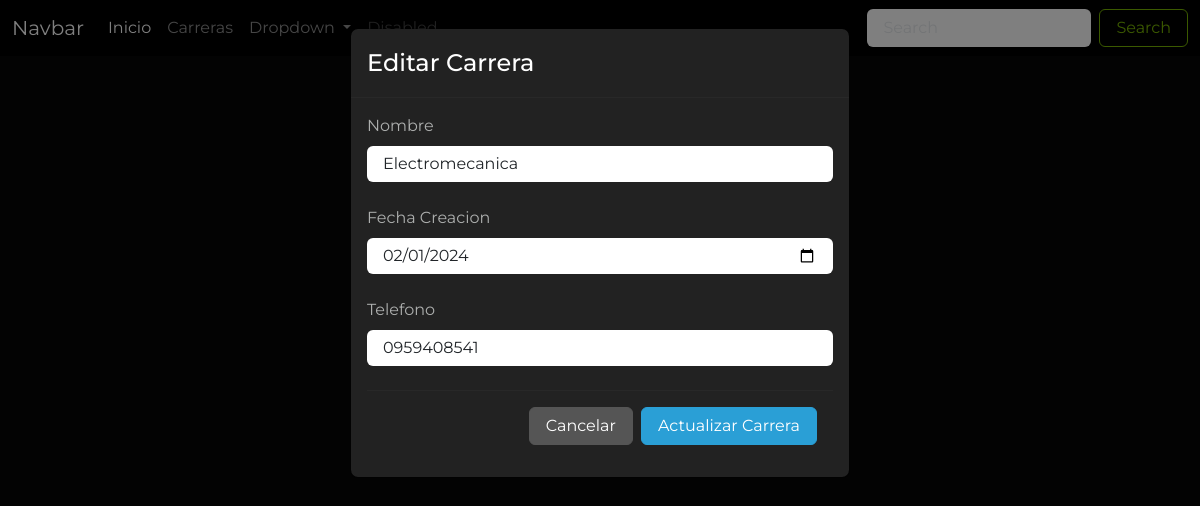
/editar_carrera/4, run on the app's committed database.
### Aplicaciones/Educacion/models.py (models this page shows, shortened)
class Carrera(models.Model):
    id_car=models.AutoField(primary_key=True)
    nombre_car=models.CharField(max_length=50)
    fecha_creacion_car=models.DateField()
    telefono_car=models.CharField(max_length=10)

### Aplicaciones/Educacion/views.py (the view)
# urls.py: path('editar_carrera/<id>', views.editar_carrera, name="editar_carrera"),
def editar_carrera(request, id):
    carreraDb = Carrera.objects.get(id_car=id)
    return render(request, 'editar_carrera.html', {
      "carrera": carreraDb
    })

### Aplicaciones/Educacion/templates/editar_carrera.html (shortened to what this page needs)
{% extends 'plantilla.html' %} {% load static %}  {% block contenido %}
<div class="container">
  <h1 class="mt-4 text-center">Editar Carrera</h1>
</div>
<div
  class="modal fade"
  id="exampleModal"
  tabindex="-1"
  aria-labelledby="exampleModalLabel"
  aria-hidden="true"
  data-bs-backdrop="static"
>
  <div class="modal-dialog">
    <div class="modal-content">
      <div class="modal-header">
        <h1 class="modal-title fs-5" id="exampleModalLabel">Editar Carrera</h1>
      </div>
      <div class="modal-body">
        <form action="{% url 'procesar_editar_carrera' %}" method="post">
          <div class="mb-4">
            <label for="" class="form-label">Nombre</label>
            <input
              type="text"
              placeholder="Sistemas de Informacion"
              id="nombre_car"
              name="nombre_car"
              required
              class="form-control"
              value="{{carrera.nombre_car}}"
            />
          </div>
          <div class="mb-4">
            <label for="" class="form-label">Fecha Creacion</label>
            <input
              type="date"
              id="fecha_creacion_car"
              name="fecha_creacion_car"
              required
              class="form-control"
              value="{{carrera.fecha_creacion_car|date:'Y-m-d'}}"
            />
          </div>
          <div class="mb-4">
            <label for="" class="form-label">Telefono</label>
            <input
              type="text"
              placeholder="0945879541"
              id="telefono_car"
              name="telefono_car"
              required
              class="form-control"
              value="{{carrera.telefono_car}}"
            />
          </div>
          <div class="modal-footer">
            <a
              href="{% url 'carreras' %}"
              type="button"
              class="btn btn-secondary"
            >
              Cancelar
            </a>
            <button type="submit" class="btn btn-primary">
              Actualizar Carrera
            </button>
          </div>
        </form>
      </div>
    </div>
  </div>
</div>
{% endblock contenido %}

### universidad/static/css/styles.css (style rules this page uses)
body { font-family: "Montserrat", sans-serif !important; font-optical-sizing: auto; font-style: normal; }

### data on the page
Carrera: nombre_car "Electromecanica", fecha_creacion_car "02/01/2024", telefono_car "0959408541"
